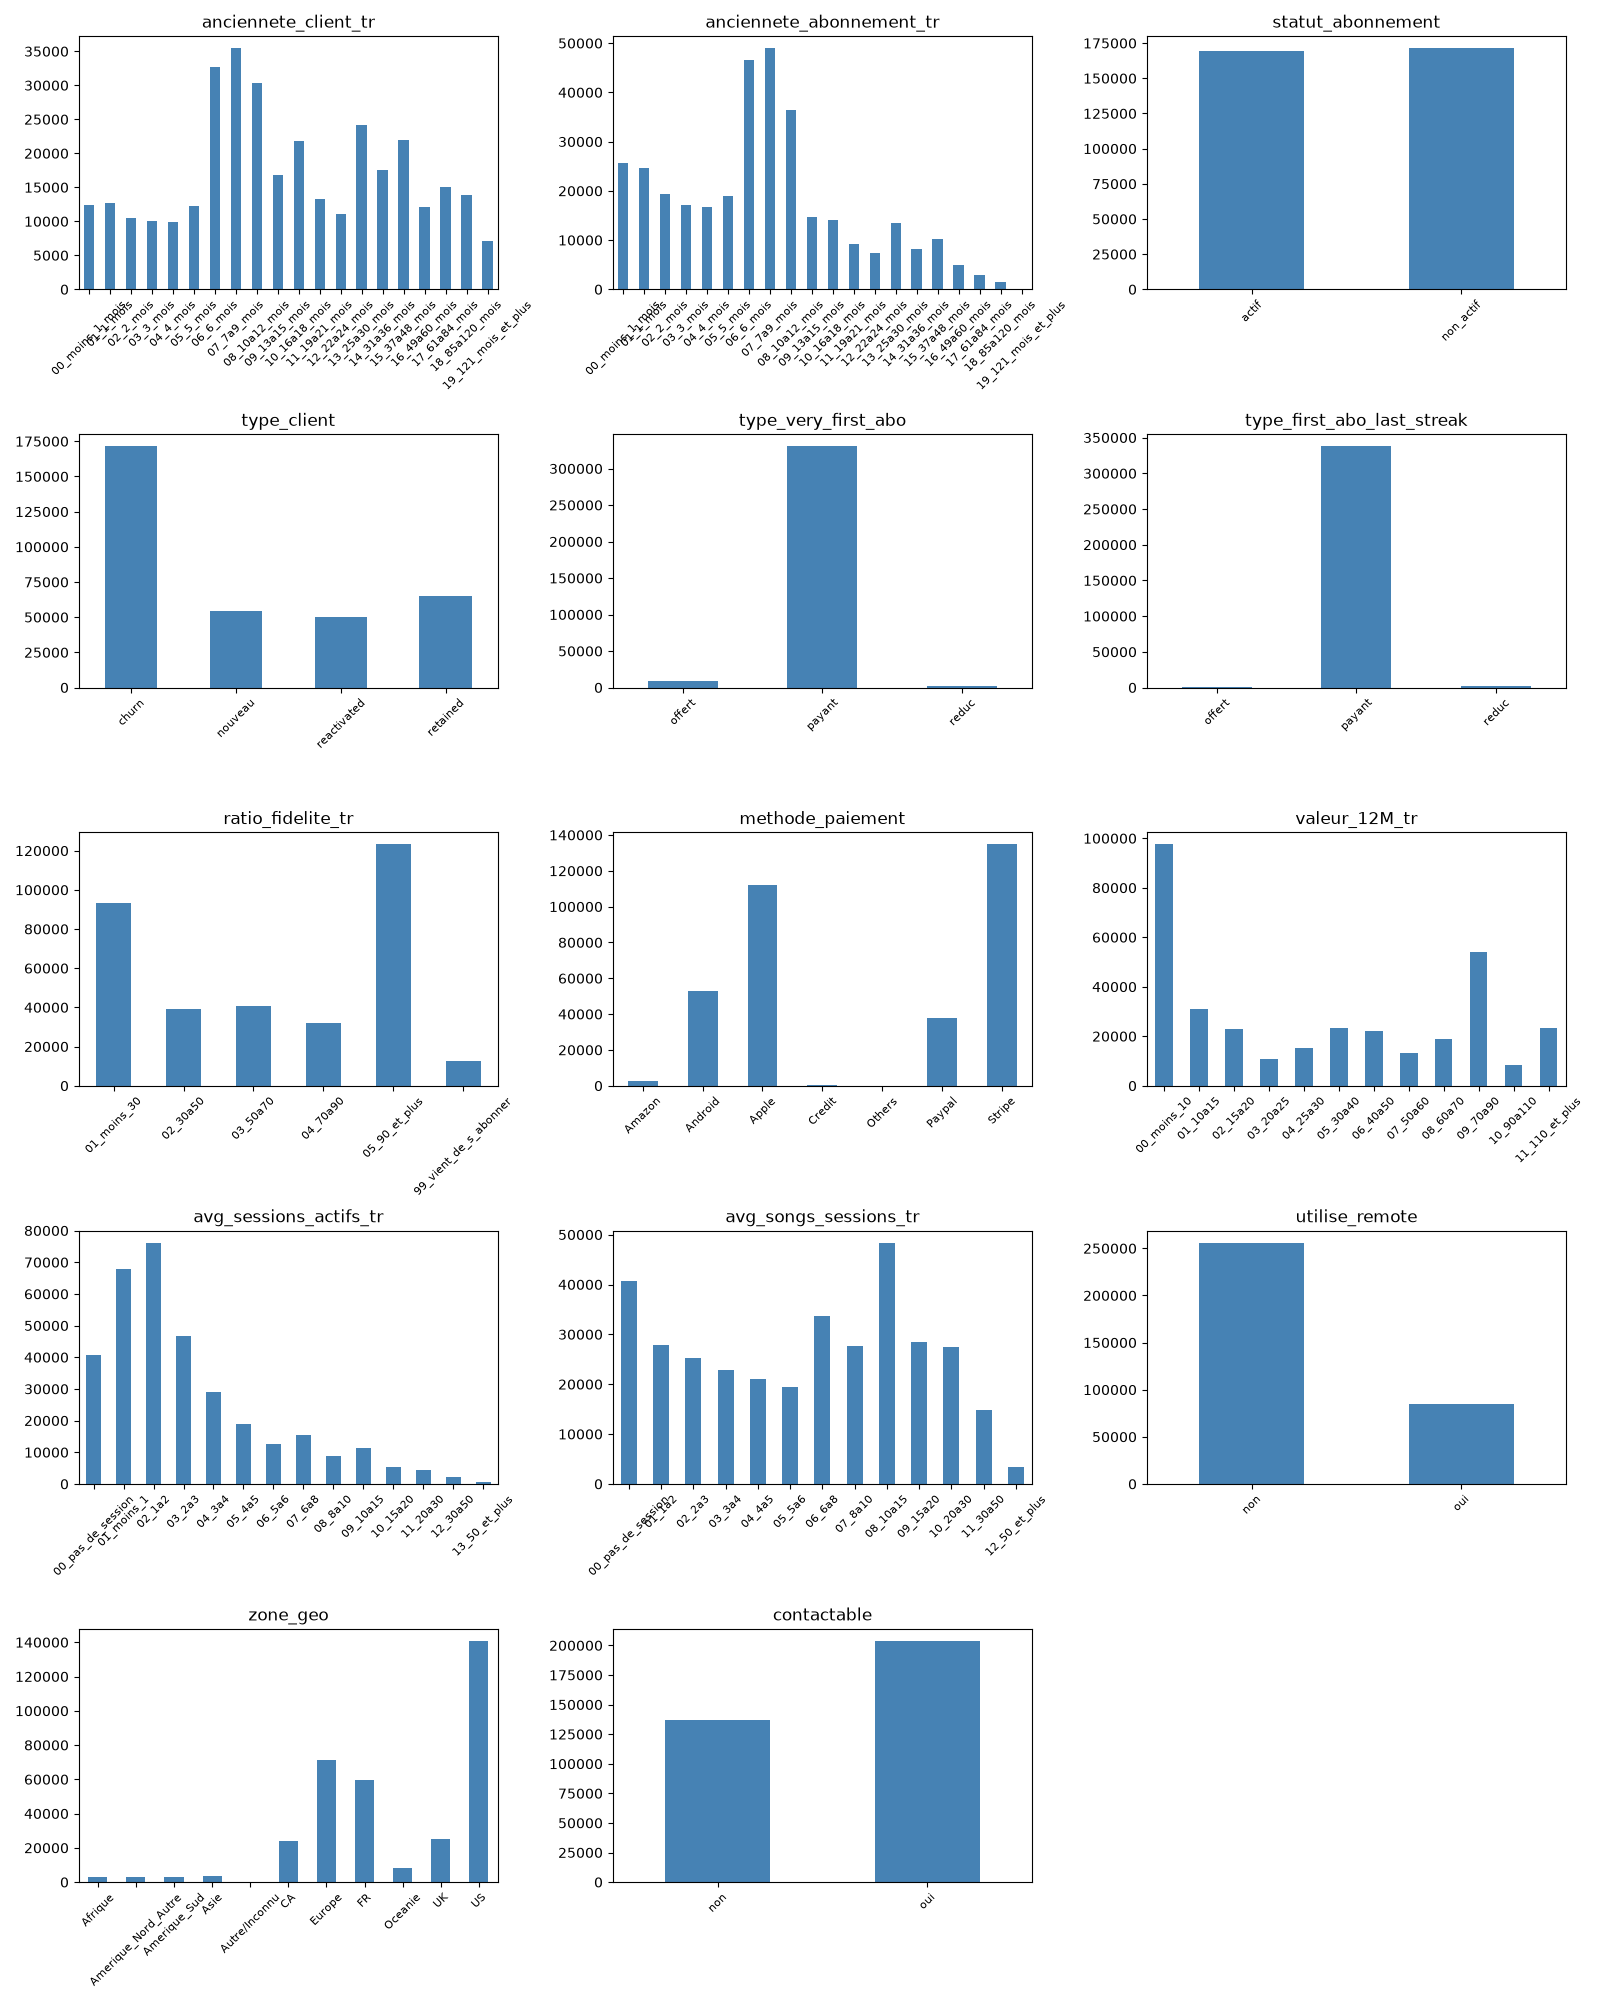

Write the Python code that produced this figure.
"""
Premières statistiques descriptives sur le jeu de données KaraFun.

Lancement (depuis le dossier Clustering) :
    python3 stats_descriptives.py
"""

import pandas as pd
import matplotlib.pyplot as plt

# ---------------------------------------------------------------
# 1. Chargement des données
# ---------------------------------------------------------------
df = pd.read_csv("td_clustering_karafun.csv")

print("=" * 60)
print("1. APERÇU GÉNÉRAL")
print("=" * 60)
print(f"Nombre de lignes   : {df.shape[0]}")
print(f"Nombre de colonnes : {df.shape[1]}")
print("\nLes 5 premières lignes :")
print(df.head())

# ---------------------------------------------------------------
# 2. Types des variables et valeurs manquantes
# ---------------------------------------------------------------
print("\n" + "=" * 60)
print("2. TYPES ET VALEURS MANQUANTES")
print("=" * 60)
resume = pd.DataFrame({
    "type": df.dtypes,
    "nb_manquants": df.isna().sum(),
    "nb_modalites": df.nunique(),
})
print(resume)

# Vérification des doublons sur l'identifiant client
nb_doublons = df["id_anonyme"].duplicated().sum()
print(f"\nNombre d'identifiants en double : {nb_doublons}")

# ---------------------------------------------------------------
# 3. Variable numérique : nb_abo_periode
# ---------------------------------------------------------------
print("\n" + "=" * 60)
print("3. VARIABLE NUMÉRIQUE : nb_abo_periode")
print("=" * 60)
print(df["nb_abo_periode"].describe())

# Répartition par modalité (chaque valeur de 1 à 12 vue comme une modalité)
effectifs = df["nb_abo_periode"].value_counts().sort_index()
pourcentages = (effectifs / len(df) * 100).round(1)
tableau = pd.DataFrame({
    "effectif": effectifs,
    "pourcentage (%)": pourcentages,
    "pourcentage cumulé (%)": (effectifs.cumsum() / len(df) * 100).round(1),
})
print("\nRépartition par modalité :")
print(tableau)

# ---------------------------------------------------------------
# 4. Variables qualitatives : effectifs et pourcentages
# ---------------------------------------------------------------
print("\n" + "=" * 60)
print("4. VARIABLES QUALITATIVES")
print("=" * 60)

# Toutes les colonnes sauf l'identifiant et la variable numérique
variables_quali = [c for c in df.columns if c not in ("id_anonyme", "nb_abo_periode")]

for col in variables_quali:
    effectifs = df[col].value_counts(dropna=False).sort_index()
    pourcentages = (effectifs / len(df) * 100).round(1)
    tableau = pd.DataFrame({"effectif": effectifs, "pourcentage (%)": pourcentages})
    print(f"\n--- {col} ---")
    print(tableau)

# ---------------------------------------------------------------
# 5. Un exemple de tableau croisé
# ---------------------------------------------------------------
print("\n" + "=" * 60)
print("5. TABLEAU CROISÉ : type_client x statut_abonnement (% en ligne)")
print("=" * 60)
croise = pd.crosstab(df["type_client"], df["statut_abonnement"], normalize="index") * 100
print(croise.round(1))

# ---------------------------------------------------------------
# 6. Graphiques : un diagramme en barres par variable qualitative
# ---------------------------------------------------------------
nb = len(variables_quali)
nb_colonnes = 3
nb_lignes = (nb + nb_colonnes - 1) // nb_colonnes

fig, axes = plt.subplots(nb_lignes, nb_colonnes, figsize=(16, 4 * nb_lignes))
axes = axes.flatten()

for ax, col in zip(axes, variables_quali):
    df[col].value_counts().sort_index().plot(kind="bar", ax=ax, color="steelblue")
    ax.set_title(col)
    ax.set_xlabel("")
    ax.tick_params(axis="x", labelrotation=45, labelsize=8)

# On cache les cases vides s'il en reste
for ax in axes[nb:]:
    ax.set_visible(False)

plt.tight_layout()
plt.savefig("stats_descriptives.png", dpi=100)
print("\nGraphiques enregistrés dans stats_descriptives.png")
plt.show()
